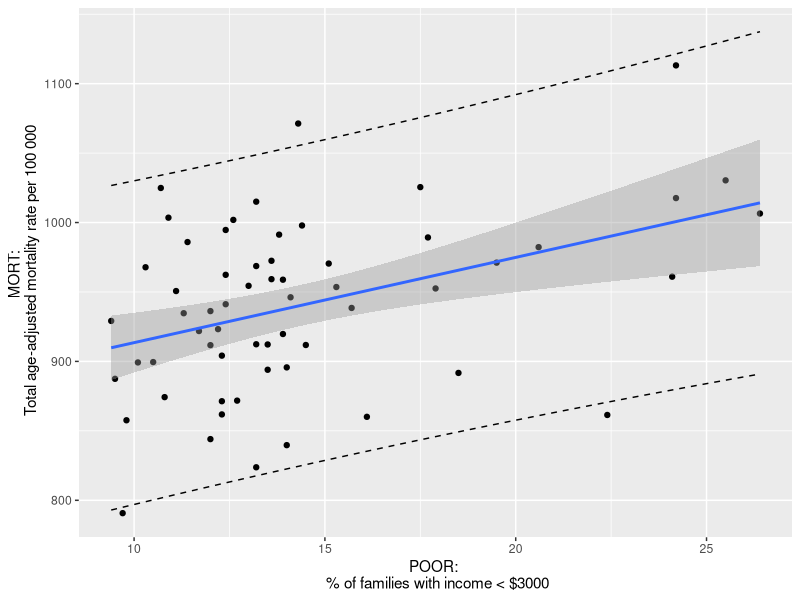
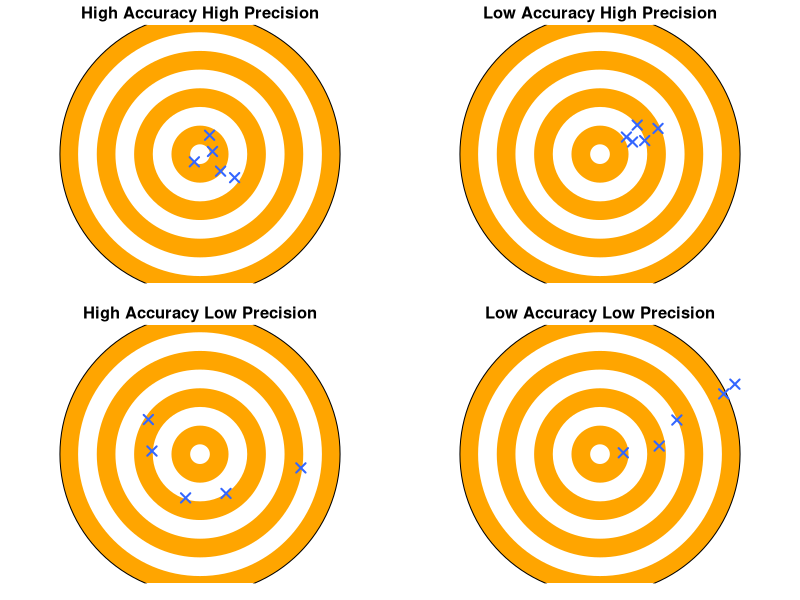
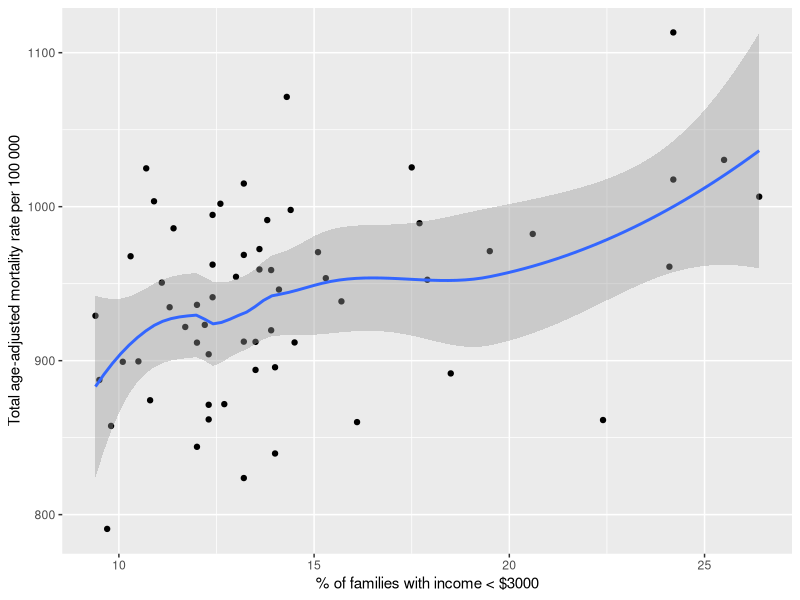
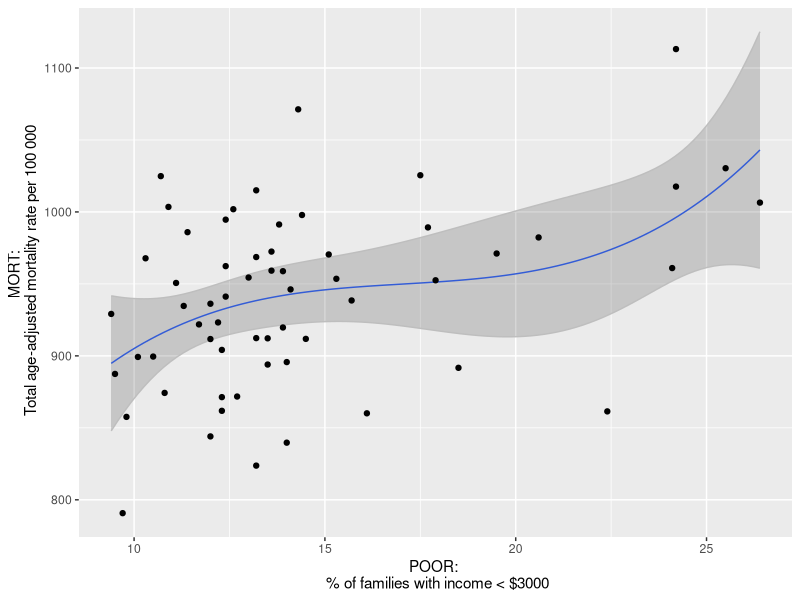

The R script that drew these images, in order:
## ---- chunk 1
#| message: false
#| warning: false
library(readr)
library(tidyr)
library(ggplot2)
library(pROC)
library(splines)
## ---- chunk 2
df <- read_csv("../data/pollution_cleaneddata.csv")
## ---- chunk 3
mod <- lm(MORT~POOR,df)
confint(mod)
newdata <- data.frame(POOR=seq(min(df$POOR),max(df$POOR),length.out=100))

pred <- predict(mod,newdata,interval="prediction")
df_pred <- cbind(newdata,pred)
## ---- chunk 4
df %>%  ggplot(aes(x=POOR,y=MORT)) +
geom_point() +
ylab("MORT: \n Total age-adjusted mortality rate per 100 000") +
xlab("POOR: \n % of families with income < $3000") +
geom_smooth(method="lm",formula = 'y ~ x') +
geom_line(data=df_pred,aes(x=POOR,y=lwr),linetype="dashed") +
geom_line(data=df_pred,aes(x=POOR,y=upr),linetype="dashed") 
## ---- chunk 5
#| echo: false
#| 
# code modified from https://www.datawim.com/post/art-with-r/
  
# target board function
target_board <- function(title) {
  plot(0, 0, cex = 45, pch = 21, bg = "orange", col = "black", axes=F, main = title, xlab = NA, ylab = NA)
  points(0, 0, cex = 39, pch = 21, bg = "white", col = "white")
  points(0, 0, cex = 33, pch = 21, bg = "orange", col = "orange")
  points(0, 0, cex = 27, pch = 21, bg = "white", col = "white")
  points(0, 0, cex = 21, pch = 21, bg = "orange", col = "orange")
  points(0, 0, cex = 15, pch = 21, bg = "white", col = "white")
  points(0, 0, cex = 9, pch = 21, bg = "orange", col = "orange")
  points(0, 0, cex = 3, pch = 21, bg = "white", col = "white")
}

# 2 by 2 grid
par(mfrow = c(2, 2))

# remove extra white space
par(mar = c(1, 1, 1.5, 1)) 

# High Accuracy High Precision
s1 = 0.1
target_board(title = "High Accuracy High Precision")
points(rnorm(1,0,s1), rnorm(1,0,s1), pch = 4, lwd = 2, cex = 1.5, col = "#3366FF")
points(rnorm(1,0,s1), rnorm(1,0,s1), pch = 4, lwd = 2, cex = 1.5, col = "#3366FF")
points(rnorm(1,0,s1), rnorm(1,0,s1), pch = 4, lwd = 2, cex = 1.5, col = "#3366FF")
points(rnorm(1,0,s1), rnorm(1,0,s1), pch = 4, lwd = 2, cex = 1.5, col = "#3366FF")
points(rnorm(1,0,s1), rnorm(1,0,s1), pch = 4, lwd = 2, cex = 1.5, col = "#3366FF")

# Low Accuracy High Precision
m2 = 0.2
s2 = 0.1
target_board(title = "Low Accuracy High Precision")
points(rnorm(1,m2,s2), rnorm(1,m2,s2), pch = 4, lwd = 2, cex = 1.5, col = "#3366FF")
points(rnorm(1,m2,s2), rnorm(1,m2,s2), pch = 4, lwd = 2, cex = 1.5, col = "#3366FF")
points(rnorm(1,m2,s2), rnorm(1,m2,s2), pch = 4, lwd = 2, cex = 1.5, col = "#3366FF")
points(rnorm(1,m2,s2), rnorm(1,m2,s2), pch = 4, lwd = 2, cex = 1.5, col = "#3366FF")
points(rnorm(1,m2,s2), rnorm(1,m2,s2), pch = 4, lwd = 2, cex = 1.5, col = "#3366FF")

# High Accuracy Low Precision
s3 = 0.3
target_board(title = "High Accuracy Low Precision")
points(rnorm(1,0,s3), rnorm(1,0,s3), pch = 4, lwd = 2, cex = 1.5, col = "#3366FF")
points(rnorm(1,0,s3), rnorm(1,0,s3), pch = 4, lwd = 2, cex = 1.5, col = "#3366FF")
points(rnorm(1,0,s3), rnorm(1,0,s3), pch = 4, lwd = 2, cex = 1.5, col = "#3366FF")
points(rnorm(1,0,s3), rnorm(1,0,s3), pch = 4, lwd = 2, cex = 1.5, col = "#3366FF")
points(rnorm(1,0,s3), rnorm(1,0,s3), pch = 4, lwd = 2, cex = 1.5, col = "#3366FF")

# Low Accuracy Low Precision
m4 = 0.2
s4 = 0.3
target_board(title = "Low Accuracy Low Precision")
points(rnorm(1,m4,s4), rnorm(1,m4,s4), pch = 4, lwd = 2, cex = 1.5, col = "#3366FF")
points(rnorm(1,m4,s4), rnorm(1,m4,s4), pch = 4, lwd = 2, cex = 1.5, col = "#3366FF")
points(rnorm(1,m4,s4), rnorm(1,m4,s4), pch = 4, lwd = 2, cex = 1.5, col = "#3366FF")
points(rnorm(1,m4,s4), rnorm(1,m4,s4), pch = 4, lwd = 2, cex = 1.5, col = "#3366FF")
points(rnorm(1,m4,s4), rnorm(1,m4,s4), pch = 4, lwd = 2, cex = 1.5, col = "#3366FF")
## ---- chunk 6
df %>%  ggplot(aes(x=POOR,y=MORT)) +
geom_point() +
ylab("Total age-adjusted mortality rate per 100 000") +
xlab("% of families with income < $3000") +
geom_smooth(method="loess", formula = y~x)
## ---- chunk 7
mod_splines <- lm(MORT ~ bs(POOR, df = 3), data = df)
pred_splines <- predict(mod_splines , newdata = newdata, se = T)
df_pred <- cbind(newdata,MORT=pred_splines$fit,se=pred_splines$se.fit)
## ---- chunk 8
df %>%  ggplot(aes(x=POOR,y=MORT)) +
ylab("MORT: \n Total age-adjusted mortality rate per 100 000") +
xlab("POOR: \n % of families with income < $3000") + 
geom_line(data=df_pred, aes(x=POOR,y=MORT), colour="#3366FF") +
#geom_line(data=df_pred, aes(x=POOR,y=fit - 2 * se.fit), lty = "dashed") +
#geom_line(data=df_pred, aes(x=POOR,y=fit + 2 * se.fit), lty = "dashed") +
geom_ribbon(data=df_pred,aes(x=POOR,ymin=MORT - 2 * se,ymax=MORT + 2 * se),colour="gray",alpha=0.2) +
geom_point() 

